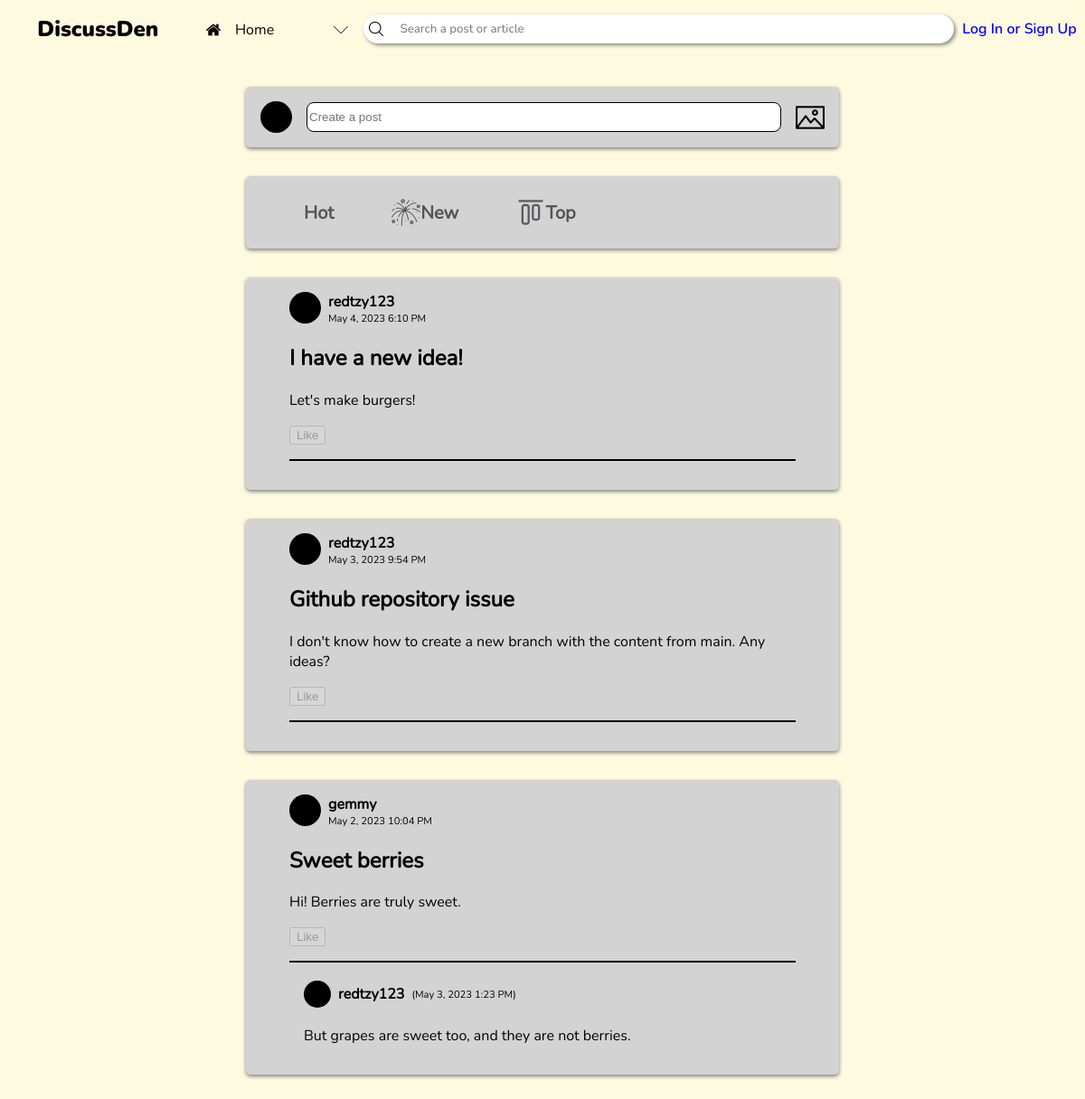
The app's page /home.php with its own data.
### tables this page shows
CREATE TABLE posts (id INTEGER PRIMARY KEY AUTOINCREMENT NOT NULL UNIQUE, user_id TEXT REFERENCES users (user_id) NOT NULL, title TEXT NOT NULL, content TEXT NOT NULL, date, likes);

CREATE TABLE users (user_id INTEGER PRIMARY KEY AUTOINCREMENT, username TEXT UNIQUE NOT NULL, password TEXT NOT NULL, link TEXT NOT NULL, recent_searches);

CREATE TABLE comments (comment_id INTEGER PRIMARY KEY AUTOINCREMENT UNIQUE NOT NULL, post_id INTEGER REFERENCES posts (id) ON DELETE NO ACTION NOT NULL, name TEXT, content TEXT NOT NULL, date);

### home.php (the view, shortened to what this page needs)
<!DOCTYPE html>
<html lang="en">
<head>
    <link rel="stylesheet" href="header.css">
    <link rel="stylesheet" href="post-boxes.css">
</head>
<body>
    <?php include "header.php"?>
    <div class="input-section">
        <div class="post-tab">
            <svg width=35 height=35>
                <circle cx=17.5 cy=17.5 r=17.5 fill=black/>
            </svg>
            <input type="text" placeholder="Create a post" onclick="window.location.href='create-a-post.php'">
            <img src="img/image.png" alt="" class="icon">
        </div>
        <div class="post-tab">
            <div class="group">
                <a href="#" class="reddit-button">
                    <span class="txt-hot"><span>Hot</span></span>
                </a>
            </div>
            <div class="group">
                <a href="#" class="reddit-button">
                    <img src="img/new.png" alt="" class="icon" />
                    <span class="new"><span>New</span></span>
                </a>
            </div>
            <div class="group">
                <a href="#" class="reddit-button">
                    <img src="img/top.png" alt="" class="icon" />
                    <span class="top"><span>Top</span></span>
                </a>
            </div>
        </div>
    </div>
    <section class="post-section">
    <?php
        $stmt = $db -> prepare('SELECT * FROM posts');
        $stmt -> execute();
        $posts = $stmt -> fetchAll(PDO::FETCH_ASSOC);
        foreach (array_reverse($posts) as $post) {
            $stmt = $db -> prepare('SELECT * FROM users WHERE user_id = :userID');
            $stmt -> bindParam(':userID', $post['user_id'], PDO::PARAM_INT);
            $stmt -> execute();
            $post_user = $stmt -> fetch(PDO::FETCH_ASSOC);
            echo    '<div class="post-container">
                        <div class="post-user">
                            <svg width=35 height=35>
                                <circle cx=17.5 cy=17.5 r=17.5 fill=black/>
                            </svg>
                            <h4 class="username">' . $post_user['username'] . '</h4>
                            <p>' . $post['date'] . '</p>
                        </div>
                        <div class="post-content">
                            <h2>' . $post['title'] . '</h2>
                            <p>' . $post['content'] . '</p>';
            if (isset($_SESSION['username'])) {
                echo '<button class="like" data-id="' . $post['id'] . '">';
                if (($likes = json_decode($post['likes'])) !== NULL) {
                    echo '<p class="likes">' . count(json_decode($post['likes'])) . '</p>';
                }
                    echo '<img class="like-state" ';
                        if(!((array_search($_SESSION['username'], json_decode($post['likes']))) === false)) {
                            echo 'src="img/burning-sun.png"';
                        } else {
                            echo 'src="img/crescent-moon.png"';
                        }
                    echo '/>
                </button>';
            } else {
                echo '<button disabled>Like</button>';
            }
            echo '</div><hr>';
            $stmt = $db -> prepare('SELECT * FROM comments WHERE post_id = :post_id');
            $stmt -> bindParam(':post_id', $post['id'], PDO::PARAM_INT);
            $stmt -> execute();
            $comments = $stmt -> fetchAll(PDO::FETCH_ASSOC);
            foreach ($comments as $comment) {
                echo    '<div class="comment-container">
                            <div>
                                <svg width=30 height=30>
                                    <circle cx=15 cy=15 r=15 fill=black/>
                                </svg>
                                <h4 class="username">' . $comment['name'] . '</h4>
                                <p>(' . $comment['date'] . ')</p>
                            </div>
                            <p>' . $comment['content'] . '</p>
                        </div>';
            }
            echo '
                    <form method="post" action="add_comment.php" class="comment-box">
                        <input type="hidden" name="post_id" value="' . $post['id'] . '">
                ';
            echo '</form></div>';
        }
    ?>
    </section>
</body>
</html>

### header.css (style rules this page uses)
body { --dark-color-1: #283618; --dark-color-2: #606c38; --medium-color: #bc6c25; --light-color-1: #dda15e; --light-color-2: #fefae0; background-color: var(--light-color-2); margin: 0; overflow-y: overlay; }
.icon { width: 1rem; }

### post-boxes.css (style rules this page uses)
h4.username { margin: 0; margin-inline: 0.5rem; }
.input-section { margin-top: 6rem; }
.post-tab { width: calc(100% - 36rem); background-color: lightgray; display: flex; align-items: center; margin: 2rem auto 0; padding: 1rem; border-radius: 0.3rem; box-shadow: 0 2px 4px 0 gray; font-family: nunito-reg; }
.post-tab input { flex-grow: 1; background-color: white; height: 1.8rem; margin-inline: 1rem; border-radius: 0.5rem; border: 1px solid; }
.post-tab img { width: 2rem; }
.group { margin-right: 2rem; font-style: bold; font-weight: 800; font-size: 20px; }
.reddit-button { padding: 8px 16px; border-radius: 4px; cursor: pointer; text-decoration: none; color: inherit; opacity: 0.6; transition: opacity 0.3s, border-color 0.3s; display: flex; align-items: center; }
.post-section { width: calc(100% - 30rem); display: flex; flex-direction: column; margin-inline: auto; margin-bottom: 2rem; }
.post-container { background-color: lightgray; display: flex; flex-direction: column; margin: 2rem 2rem 0; padding: 1rem 3rem; border-radius: 0.3rem; box-shadow: 0 2px 4px 0 gray; font-family: nunito-reg; }
.post-container hr { border: none; width: 100%; height: 2px; background-color: black; margin-block: 1rem; }
.post-user { display: grid; grid-template-rows: auto auto; grid-template-columns: auto auto; width: fit-content; }
.post-user * { grid-column: 2; margin: 0; }
.post-user svg { grid-column: 1; grid-row: 1 / span 2; }
.post-user p { font-size: 0.7rem; margin-left: 0.5rem; }
.comment-container { margin-left: 1rem; }
.comment-container div { display: flex; align-items: center; }
.comment-container div p { font-size: 0.7rem; }

### records on screen
posts: user.username "redtzy123", date "May 4, 2023 6:10 PM", title "I have a new idea!", content "Let's make burgers!"
posts: user.username "redtzy123", date "May 3, 2023 9:54 PM", title "Github repository issue", content "I don't know how to create a new branch with the content from main. Any ideas?"
posts: user.username "gemmy", date "May 2, 2023 10:04 PM", title "Sweet berries", content "Hi! Berries are truly sweet."
comments: name "redtzy123", date "May 3, 2023 1:23 PM", content "But grapes are sweet too, and they are not berries."
